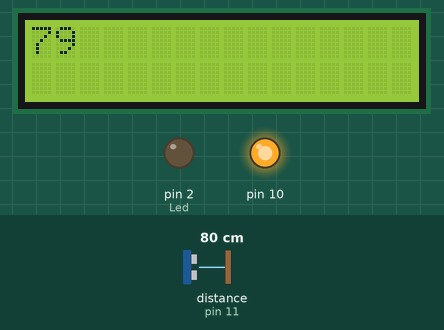
This sketch was run on a simulated Arduino Uno, built with avr-gcc and run on an emulated ATmega328P. Shown: 16×2 character LCD, output pins drawn as LEDs (lit = HIGH). Wiring (inferred from the names in the program): ultrasonic range finder: trigger pin 12; echo pin 11. Inputs (shaded band) come from the test bench; at power-on: distance to the obstacle (sensor on pin 11) 80 cm. The echo pulse lasts 58.3 µs per cm; pins used as bus, display or sensor lines are not drawn; what the sketch prints to the serial monitor is not drawn.

Above: at 1.2 s.
1.3 s: distance to the obstacle (sensor on pin 11) set to 2 cm
At 3.0 s:
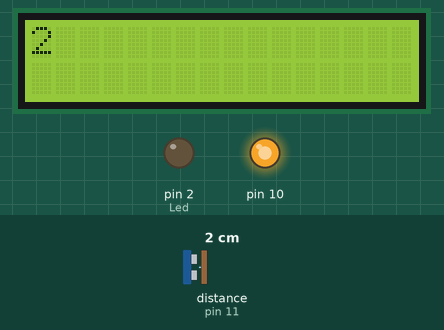
3.3 s: distance to the obstacle (sensor on pin 11) set to 9 cm
At 4.2 s:
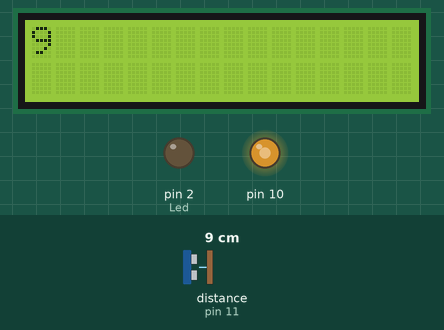
4.9 s: distance to the obstacle (sensor on pin 11) set to 18 cm
At 6.6 s:
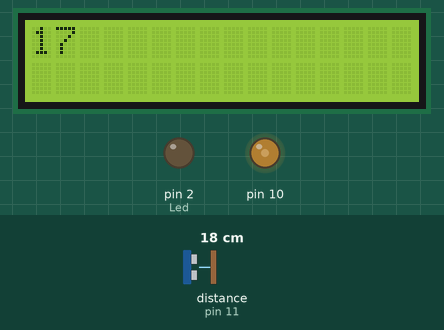
Timing chart, 0 to 8.1 s (numbered marks = the images above; inputs shaded):
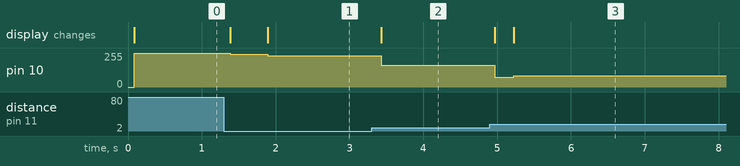

Measured:
- after the input at 1.3 s, pin 10: 255/255 → 245/255 after 0.08 s, → 235/255 0.51 s later; the display: first changes after 0.08 s (image 1 shows a later state)
- after the input at 3.3 s, pin 10: 235/255 → 165/255 after 0.13 s; the display: changes after 0.13 s (image 2)
- after the input at 4.9 s, pin 10: 165/255 → 75/255 after 0.07 s, → 85/255 0.26 s later; the display: first changes after 0.07 s (image 3 shows a later state)

The sketch:

Lab1.ino
```cpp
#include <Wire.h>
#include<LiquidCrystal_I2C.h> //匯入CD_I2C函式庫
LiquidCrystal_I2C lcd(0x27,16,2); //設定LCD位址

int trigPin = 12;                  //Trig Pin
int echoPin = 11;                  //Echo Pin
long duration, cm;
int Led = 2;
const int LedPin = 3;

void setup() {
  Serial.begin (9600);             // Serial Port begin
  pinMode(trigPin, OUTPUT);        // 定義輸入及輸出
  pinMode(echoPin, INPUT);
  pinMode(Led,OUTPUT);
  lcd.init();//初始化LCD
  lcd.backlight();//開啟背光
  lcd.print("E24086064");//在LCD上貼出字串
}

void loop()
{
  digitalWrite(trigPin, LOW);
  delayMicroseconds(5);
  digitalWrite(trigPin, HIGH);     // 給 Trig 高電位，持續 10微秒
  delayMicroseconds(10);
  digitalWrite(trigPin, LOW);

  pinMode(echoPin, INPUT);             // 讀取 echo 的電位
  duration = pulseIn(echoPin, HIGH);   // 收到高電位時的時間

  cm = (duration/2) / 29.1;         // 將時間換算成距離 cm
  Serial.print(cm);
  Serial.println();
  lcd.clear();
  lcd.setCursor(0,0);
  lcd.print(cm);

  analogWrite(10, 255-10*cm);

  if(cm<10){
    digitalWrite(LedPin, HIGH);
  }
  else{
    digitalWrite(LedPin, LOW);
  }
  delay(250);
}
```
